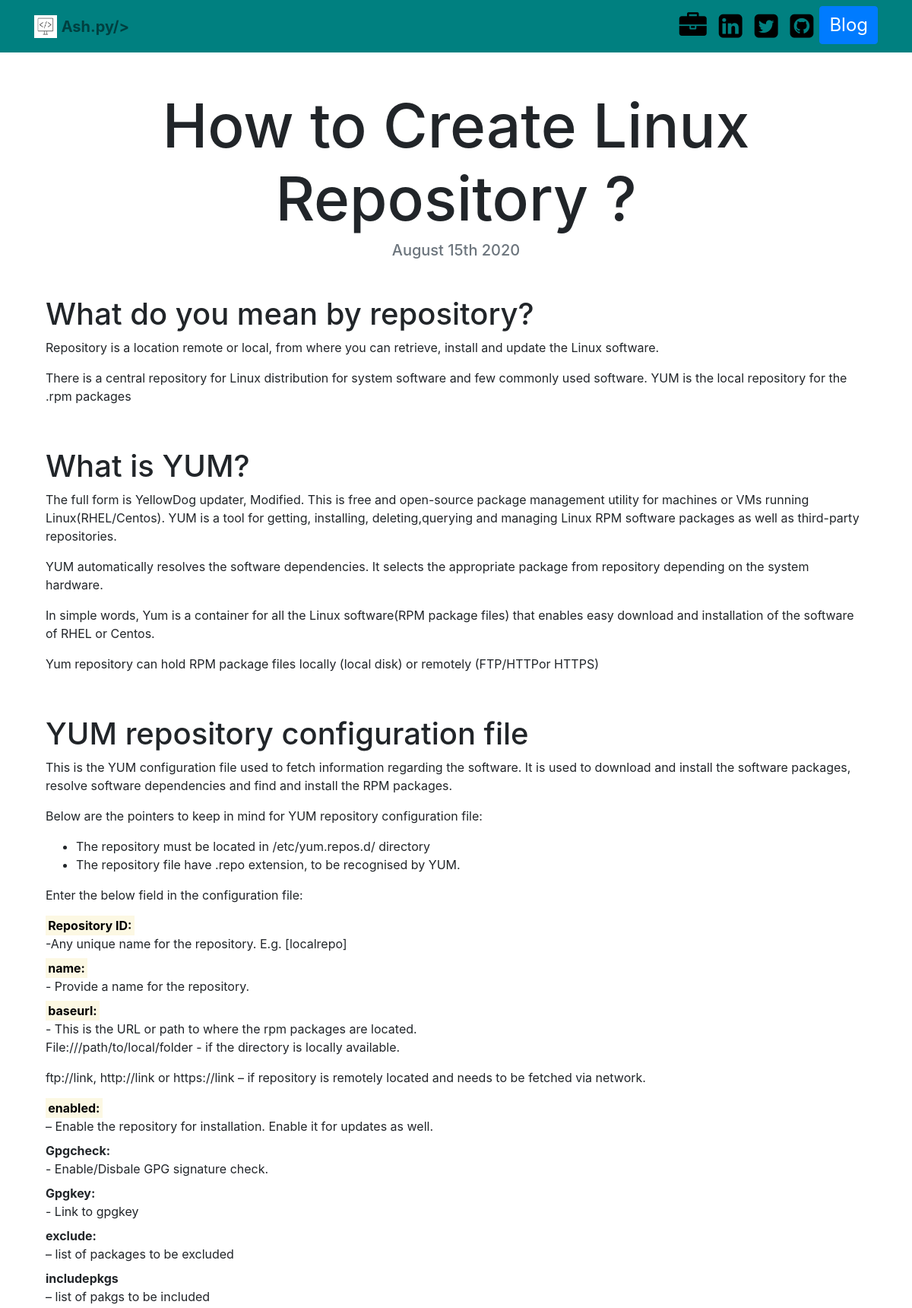
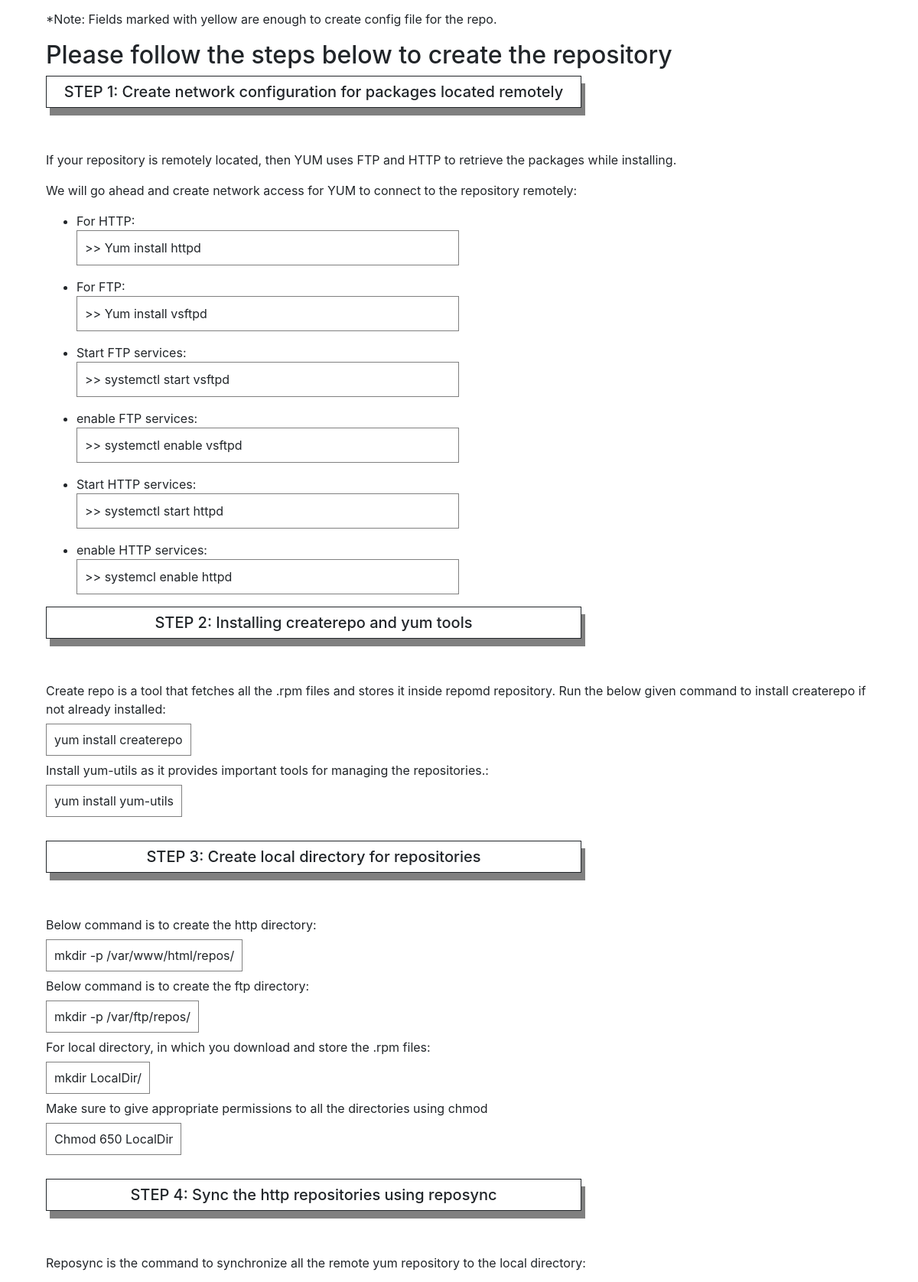
Page /blog/8/ (upper part) on the committed database (2 pictures, top to bottom).
### blog/models.py (models this page shows, shortened)
class Blog(models.Model):
    title = models.CharField(max_length=250)
    Description = models.TextField()
    Date = models.DateField()

### blog/views.py (the view)
# urls.py: path('<int:blog_id>/', views.detail, name='detail')
def detail(request,blog_id):
    blog = get_object_or_404(Blog, pk=blog_id)
    return render(request, 'blog/detail.html', {'blog':blog})

### blog/templates/blog/detail.html
{% extends "portfolio/base.html" %}
{% load static %}
{% block content %}
<h1 class="text-center mt-5" id="blogdetailtitle">{{ blog.title }}</h1>
<h5 class="text-center text-muted mb-5">{{ blog.Date|date:'F jS Y' }}</h5>
{{ blog.Description|safe }}
{% endblock %}

### portfolio/static/portfolio/custom.css (style rules this page uses)
.container { margin: auto auto auto auto; max-width: 1200px; }
body { font-family: 'Lato', sans-serif; font-size: $base-font-size; line-height: $base-line-height; }
@media (min-width: 992px) { #blogdetailtitle { font-size: 5rem; } }

### rows in the picture
Blog: title "How to Create Linux Repository ?", Date "August 15th 2020", Description "What do you mean by repository? Repository is a location remote or local, from where you can retrieve, install and update the Linux software. There is a central repository for Linux distribution for system software and few commonly used software. YUM is the local repository for the .rpm packages What is YUM? The full form is YellowDog updater, Modified. This is free and open-source package management utility for machines or VMs running Linux(RHEL/Centos). YUM is a tool for getting, installing, deleting,querying and managing Linux RPM software packages as well as third-party repositories. YUM automatically resolves the software dependencies. It selects the appropriate package from repository…"
